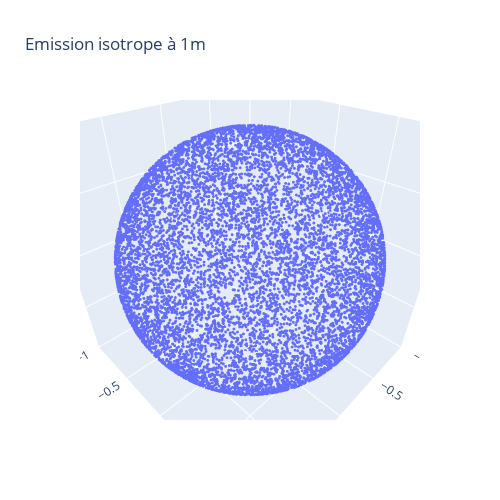

Write notebook code for a chart like this one.
### Code cell
faisceau(10000, colmate = False, retrieve_df = False)

### Figure 1 — Plotly figure (JSON) as saved in the notebook; plotly's stock layout.template omitted (floating-point values rounded to 4 significant figures; data arrays with more than 128 entries replaced by an {"elided": "..."} marker saying what was removed)
{"data": [{"hovertemplate": "x=%{x}<br>y=%{y}<br>z=%{z}<extra></extra>", "legendgroup": "", "marker": {"color": "#636efa", "size": 1, "symbol": "circle"}, "mode": "markers", "name": "", "scene": "scene", "showlegend": false, "type": "scatter3d", "x": {"elided": "10000 float values"}, "y": {"elided": "10000 float values"}, "z": {"elided": "10000 float values"}}], "layout": {"autosize": false, "height": 500, "legend": {"tracegroupgap": 0}, "scene": {"aspectmode": "auto", "aspectratio": {"x": 1.0, "y": 1.0, "z": 1.0}, "camera": {"center": {"x": 0, "y": 0, "z": 0}, "eye": {"x": 0.8757, "y": 0.8757, "z": 0.8757}, "projection": {"type": "perspective"}, "up": {"x": 0, "y": 0, "z": 1}}, "domain": {"x": [0, 1], "y": [0, 1]}, "xaxis": {"range": [-1, 1], "title": {"text": "x"}, "type": "linear"}, "yaxis": {"range": [-1, 1], "title": {"text": "y"}, "type": "linear"}, "zaxis": {"range": [-1, 1], "title": {"text": "z"}, "type": "linear"}}, "title": {"text": "Emission isotrope à 1m"}, "width": 500}}
